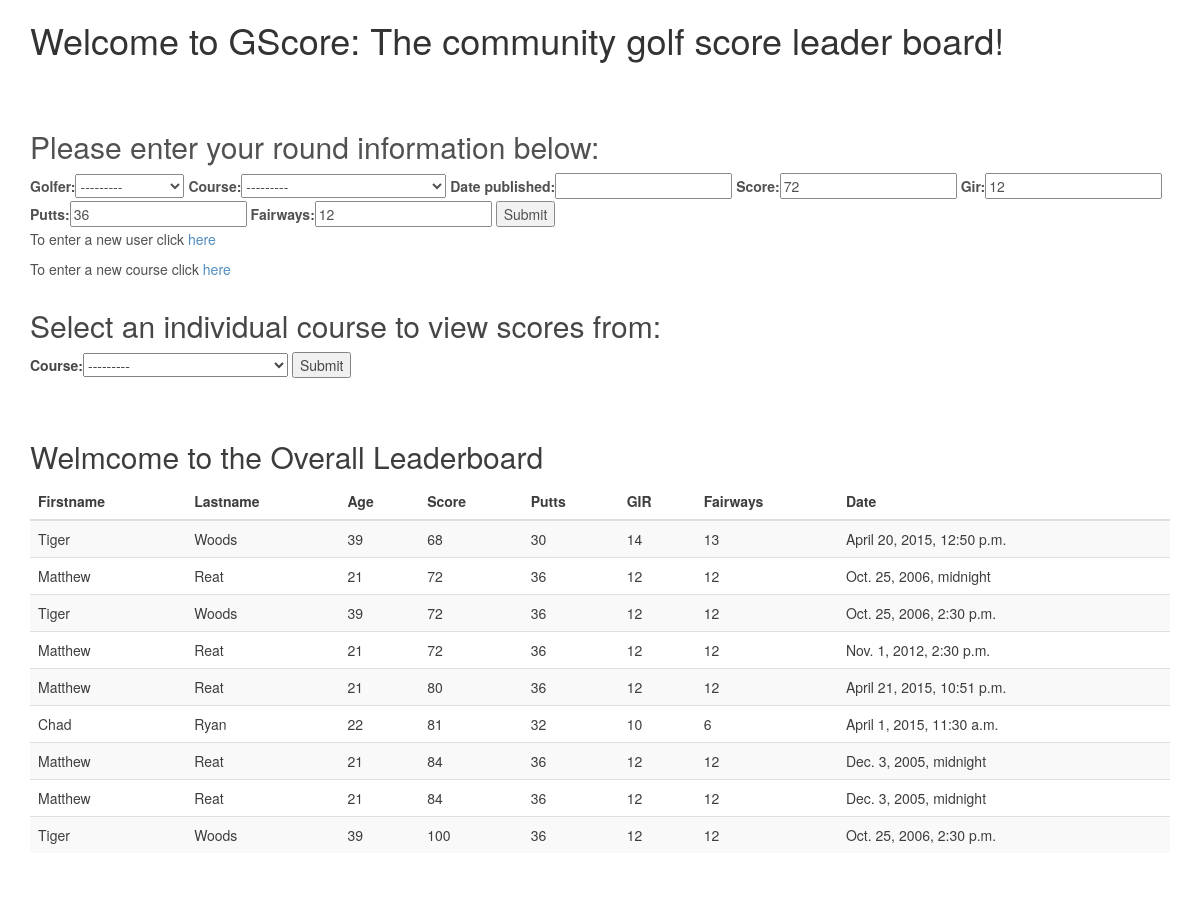
/golfers/, run on an earlier commit of the app's database.
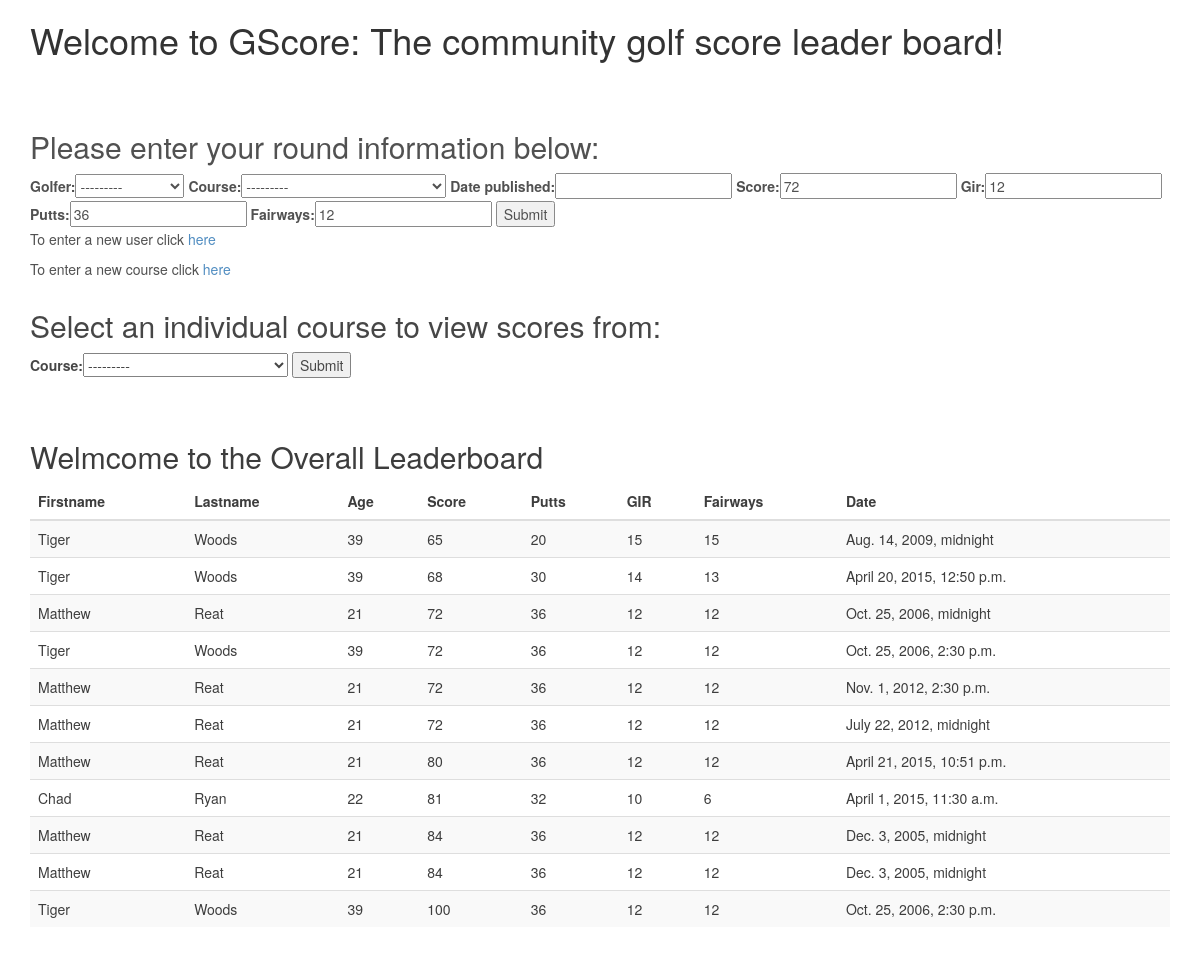
And on a later commit of the database.
### golfers/models.py (models this page shows, shortened)
class Round(models.Model):
	golfer = 	models.ForeignKey('Golfer')
	course = 	models.ForeignKey('Course')
	round_date= models.DateTimeField('date published')
	score = 	models.IntegerField(default = 72, validators = [MinValueValidator(50),])
	gir = 		models.IntegerField(default = 12, validators = [MinValueValidator(0), MaxValueValidator(18)])
	putts = 	models.IntegerField(default = 36, validators = [MinValueValidator(0),])
	fairways = 	models.IntegerField(default = 12, validators = [MinValueValidator(0), MaxValueValidator(18)])

class Golfer(models.Model):
	first_name = models.CharField(max_length = 30)
	last_name = 	models.CharField(max_length = 30)
	age = 		models.IntegerField(default = 30, validators = [MinValueValidator(1),])
	def __unicode__(self):
		return self.first_name + " " + self.last_name

### golfers/views.py (the view)
def index(request):
	golfer_list = Golfer.objects.order_by('-last_name')
	round_list = Round.objects.order_by('-score').reverse()
	course_list = Course.objects.order_by('-course_name')
	if request.method == 'POST':
		roundModelForm = RoundModelForm(request.POST)
		if roundModelForm.is_valid():
			roundModelForm.save()
			courseid = roundModelForm.cleaned_data['course'].id
			return HttpResponseRedirect(reverse('golfers:course', args=(courseid,)))
		courseSelectForm = CourseSelectForm(request.POST)
		if courseSelectForm.is_valid():
			courseid = courseSelectForm.cleaned_data['course'].id
			return HttpResponseRedirect(reverse('golfers:course', args=(courseid,)))
	else:
		roundModelForm = RoundModelForm()
		courseSelectForm = CourseSelectForm()
	context = {'golfer_list' : golfer_list,
				'round_list' : round_list,
				'course_list' : course_list,
				'roundModelForm' : roundModelForm,
				'courseSelectForm' : CourseSelectForm}
	return render(request, 'golfers/index.html', context)

### golfers/forms.py
class RoundModelForm(forms.ModelForm):
	class Meta:
		model = Round
		round_date = forms.DateField(label = 'date published', input_formats = ['%Y-%m-%d %H:%M'], initial=date.today)
		fields = '__all__'

### golfers/models.py (called while the page is built)
	def __unicode__(self):
		return self.course_name

### golfers/templates/golfers/index.html (shortened to what this page needs)
<!DOCTYPE html>
<html>
<head>
	<link rel="stylesheet" href="https://maxcdn.bootstrapcdn.com/bootstrap/3.3.4/css/bootstrap.min.css">
	<link rel="stylesheet" href="https://maxcdn.bootstrapcdn.com/bootstrap/3.3.4/css/bootstrap-theme.min.css">
	{%load staticfiles%}
</head>
<link rel ="stylesheet" type = "text/css" href ="{%static 'golfers/style.css'%}" />
{% if golfer_list and course_list%}
<body>
	<div class="container" id="introDiv">
	<h1>Welcome to GScore: The community golf score leader board!</h1>
	</div>
	<br><br>
	<div class="container" id="infoDiv">
		<h2>Please enter your round information below:</h2>
		<form action={% url 'golfers:index' %} method="post">
			{{ roundModelForm }}
			<input type = "submit" value = "Submit" />
	</form>
	<p>To enter a new user click <a href="{% url 'golfers:adduser'%}">here</a></p>
	<p>To enter a new course click <a href="{% url 'golfers:addcourse'%}">here</a></p>
	</div>
<div class = "container" id = "courseDiv">
	<h2>Select an individual course to view scores from:</h2>
	<form action={% url 'golfers:index' %} method="post">
		{{ courseSelectForm }}
		<input type = "submit" value = "Submit" />
	</form>
</div>
<br><br>
<div class="container" id="leaderDiv">
	{%if course_list|length > 1 %}
	<h2>Welmcome to the Overall Leaderboard</h2>
	{%else%}
	{%for course in course_list%}
	<h2>{{course.course_name}}</h2>
	<p>Located in: {{course.city}}, {{course.state}}</p>
	<p>Par for the course is: {{course.par}}</p>
	{%endfor%}
	{%endif%}
	{%if round_list %}
	<table class="table table-striped">
		<thead>
      	<tr>
         	<th>Firstname</th>
         	<th>Lastname</th>
         	<th>Age</th>
         	<th>Score</th>
         	<th>Putts</th>
         	<th>GIR</th>
         	<th>Fairways</th>
         	<th>Date</th>
      	</tr>
		</thead>
    	<tbody>
    	{% for round in round_list %}
      	<tr>
         	<td>{{round.golfer.first_name}}</td>
        		<td>{{round.golfer.last_name}}</td>
        		<td>{{round.golfer.age}}</td>
        		<td>{{round.score}}</td>
        		<td>{{round.putts}}</td>
        		<td>{{round.gir}}</td>
        		<td>{{round.fairways}}</td>
        		<td>{{round.round_date}}</td>
      	</tr>
      	{% endfor %}
		</tbody>
	</table>
	{%else%}
	<h2>No rounds have currently been recorded at this course.</h2>
	{%endif%}
</div>
<br><br>
<br><br>
</body>
{%endif %}
</html>

What changed in the data, as far as the page shows it:
added Round: golfer.first_name "Tiger", golfer.last_name "Woods", golfer.age "39", score "65", putts "20", gir "15", fairways "15", round_date "Aug. 14, 2009, midnight"
added Round: golfer.first_name "Matthew", golfer.last_name "Reat", golfer.age "21", score "72", putts "36", gir "12", fairways "12", round_date "July 22, 2012, midnight"
